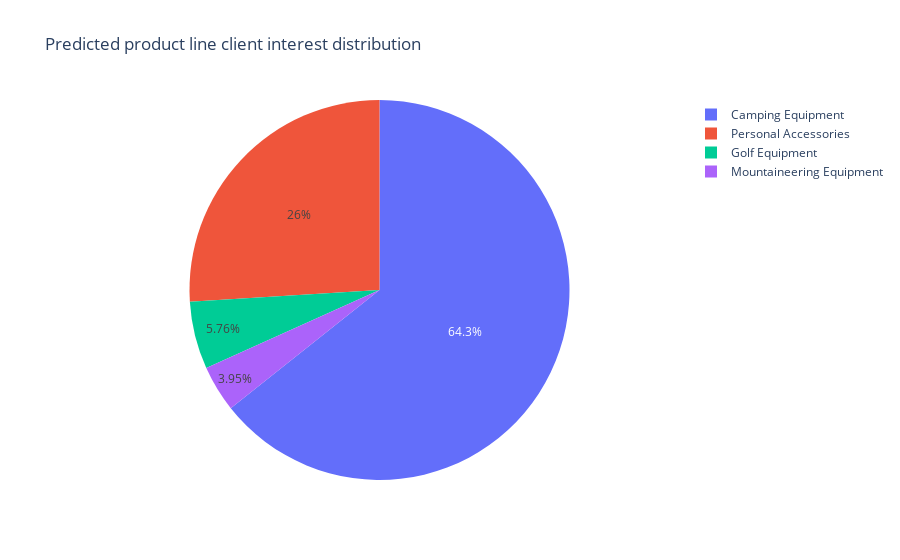

Notebook source saved alongside this figure:
### Markdown cell above
Plot a pie chart that shows the predicted product-line interest.

### Code cell
cumulative_stats = predictions_pdf.groupby(['predictedLabel']).count()
product_data = [Pie(labels=cumulative_stats.index, values=cumulative_stats['GENDER'])]
product_layout = Layout(title='Predicted product line client interest distribution')

fig = Figure(data=product_data, layout=product_layout)
iplot(fig)

### Figure 1 — Plotly figure (JSON) as saved in the notebook; plotly's stock layout.template omitted (floating-point values rounded to 4 significant figures)
{"data": [{"labels": ["Camping Equipment", "Golf Equipment", "Mountaineering Equipment", "Personal Accessories"], "type": "pie", "values": [782, 70, 48, 316]}], "layout": {"title": {"text": "Predicted product line client interest distribution"}}}
